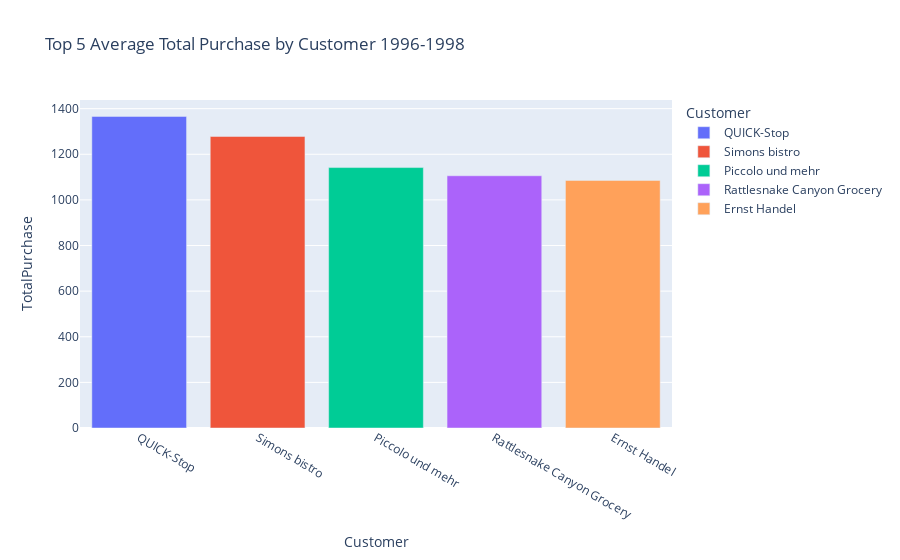

Notebook code for this chart:
### Code cell
px.bar(prchs_customers, x="Customer", y="TotalPurchase", color='Customer', title = 'Top 5 Average Total Purchase by Customer 1996-1998')

### Figure 1 — Plotly figure (JSON) as saved in the notebook; plotly's stock layout.template omitted (floating-point values rounded to 4 significant figures)
{"data": [{"alignmentgroup": "True", "hovertemplate": "Customer=%{x}<br>TotalPurchase=%{y}<extra></extra>", "legendgroup": "QUICK-Stop", "marker": {"color": "#636efa", "pattern": {"shape": ""}}, "name": "QUICK-Stop", "offsetgroup": "QUICK-Stop", "orientation": "v", "showlegend": true, "textposition": "auto", "type": "bar", "x": ["QUICK-Stop"], "xaxis": "x", "y": [1366.0], "yaxis": "y"}, {"alignmentgroup": "True", "hovertemplate": "Customer=%{x}<br>TotalPurchase=%{y}<extra></extra>", "legendgroup": "Simons bistro", "marker": {"color": "#EF553B", "pattern": {"shape": ""}}, "name": "Simons bistro", "offsetgroup": "Simons bistro", "orientation": "v", "showlegend": true, "textposition": "auto", "type": "bar", "x": ["Simons bistro"], "xaxis": "x", "y": [1278.0], "yaxis": "y"}, {"alignmentgroup": "True", "hovertemplate": "Customer=%{x}<br>TotalPurchase=%{y}<extra></extra>", "legendgroup": "Piccolo und mehr", "marker": {"color": "#00cc96", "pattern": {"shape": ""}}, "name": "Piccolo und mehr", "offsetgroup": "Piccolo und mehr", "orientation": "v", "showlegend": true, "textposition": "auto", "type": "bar", "x": ["Piccolo und mehr"], "xaxis": "x", "y": [1142.0], "yaxis": "y"}, {"alignmentgroup": "True", "hovertemplate": "Customer=%{x}<br>TotalPurchase=%{y}<extra></extra>", "legendgroup": "Rattlesnake Canyon Grocery", "marker": {"color": "#ab63fa", "pattern": {"shape": ""}}, "name": "Rattlesnake Canyon Grocery", "offsetgroup": "Rattlesnake Canyon Grocery", "orientation": "v", "showlegend": true, "textposition": "auto", "type": "bar", "x": ["Rattlesnake Canyon Grocery"], "xaxis": "x", "y": [1106.0], "yaxis": "y"}, {"alignmentgroup": "True", "hovertemplate": "Customer=%{x}<br>TotalPurchase=%{y}<extra></extra>", "legendgroup": "Ernst Handel", "marker": {"color": "#FFA15A", "pattern": {"shape": ""}}, "name": "Ernst Handel", "offsetgroup": "Ernst Handel", "orientation": "v", "showlegend": true, "textposition": "auto", "type": "bar", "x": ["Ernst Handel"], "xaxis": "x", "y": [1085.0], "yaxis": "y"}], "layout": {"barmode": "relative", "legend": {"title": {"text": "Customer"}, "tracegroupgap": 0}, "title": {"text": "Top 5 Average Total Purchase by Customer 1996-1998"}, "xaxis": {"anchor": "y", "categoryarray": ["QUICK-Stop", "Simons bistro", "Piccolo und mehr", "Rattlesnake Canyon Grocery", "Ernst Handel"], "categoryorder": "array", "domain": [0, 1], "title": {"text": "Customer"}}, "yaxis": {"anchor": "x", "domain": [0, 1], "title": {"text": "TotalPurchase"}}}}
